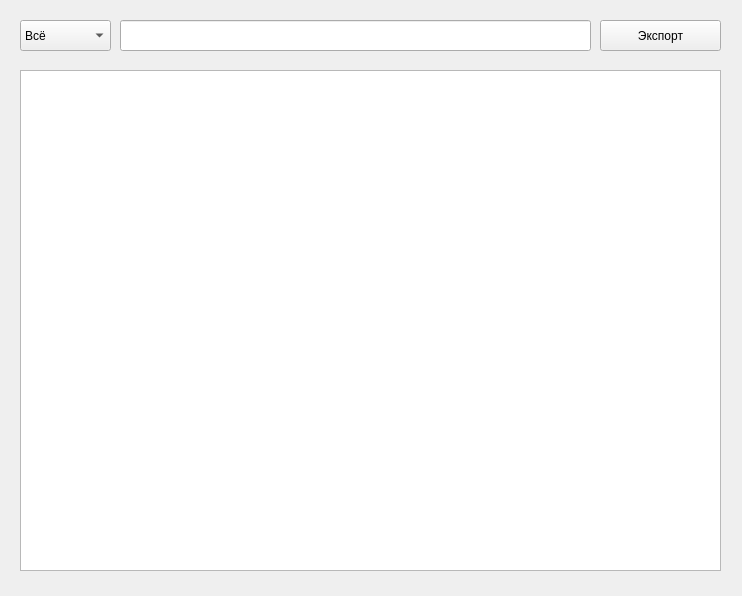
<?xml version="1.0" encoding="UTF-8"?>
<ui version="4.0">
 <class>Form</class>
 <widget class="QWidget" name="Form">
  <property name="geometry">
   <rect>
    <x>0</x>
    <y>0</y>
    <width>742</width>
    <height>596</height>
   </rect>
  </property>
  <property name="windowTitle">
   <string>Form</string>
  </property>
  <widget class="QTableWidget" name="table_main">
   <property name="geometry">
    <rect>
     <x>20</x>
     <y>70</y>
     <width>701</width>
     <height>501</height>
    </rect>
   </property>
  </widget>
  <widget class="QComboBox" name="comboBox_mode">
   <property name="geometry">
    <rect>
     <x>20</x>
     <y>20</y>
     <width>91</width>
     <height>31</height>
    </rect>
   </property>
   <item>
    <property name="text">
     <string>Всё</string>
    </property>
   </item>
   <item>
    <property name="text">
     <string>Возврат</string>
    </property>
   </item>
   <item>
    <property name="text">
     <string>Выдача</string>
    </property>
   </item>
   <item>
    <property name="text">
     <string>Долги</string>
    </property>
   </item>
  </widget>
  <widget class="QLineEdit" name="input_search">
   <property name="geometry">
    <rect>
     <x>120</x>
     <y>20</y>
     <width>471</width>
     <height>31</height>
    </rect>
   </property>
  </widget>
  <widget class="QPushButton" name="export_button">
   <property name="geometry">
    <rect>
     <x>600</x>
     <y>20</y>
     <width>121</width>
     <height>31</height>
    </rect>
   </property>
   <property name="text">
    <string>Экспорт</string>
   </property>
  </widget>
 </widget>
 <resources/>
 <connections/>
</ui>
